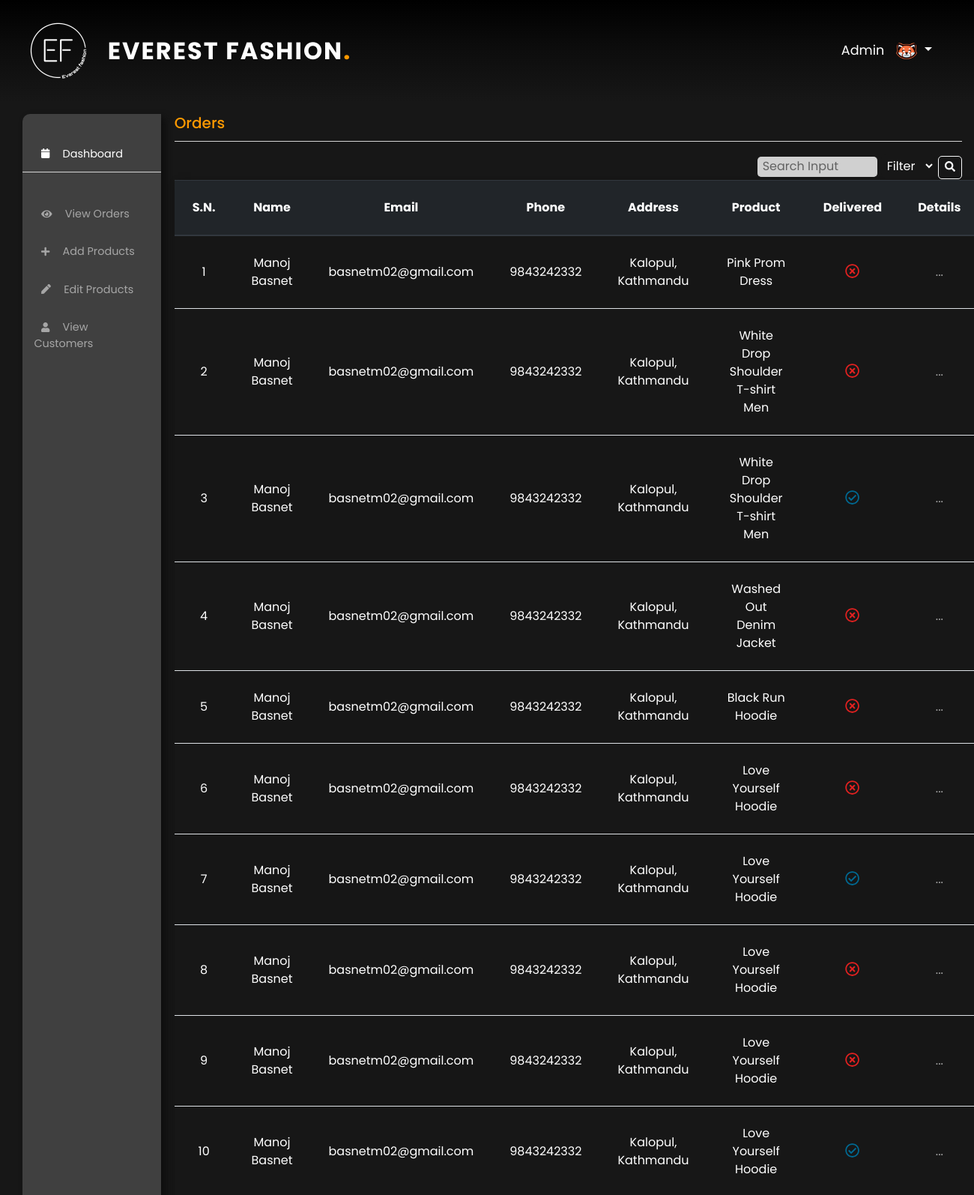
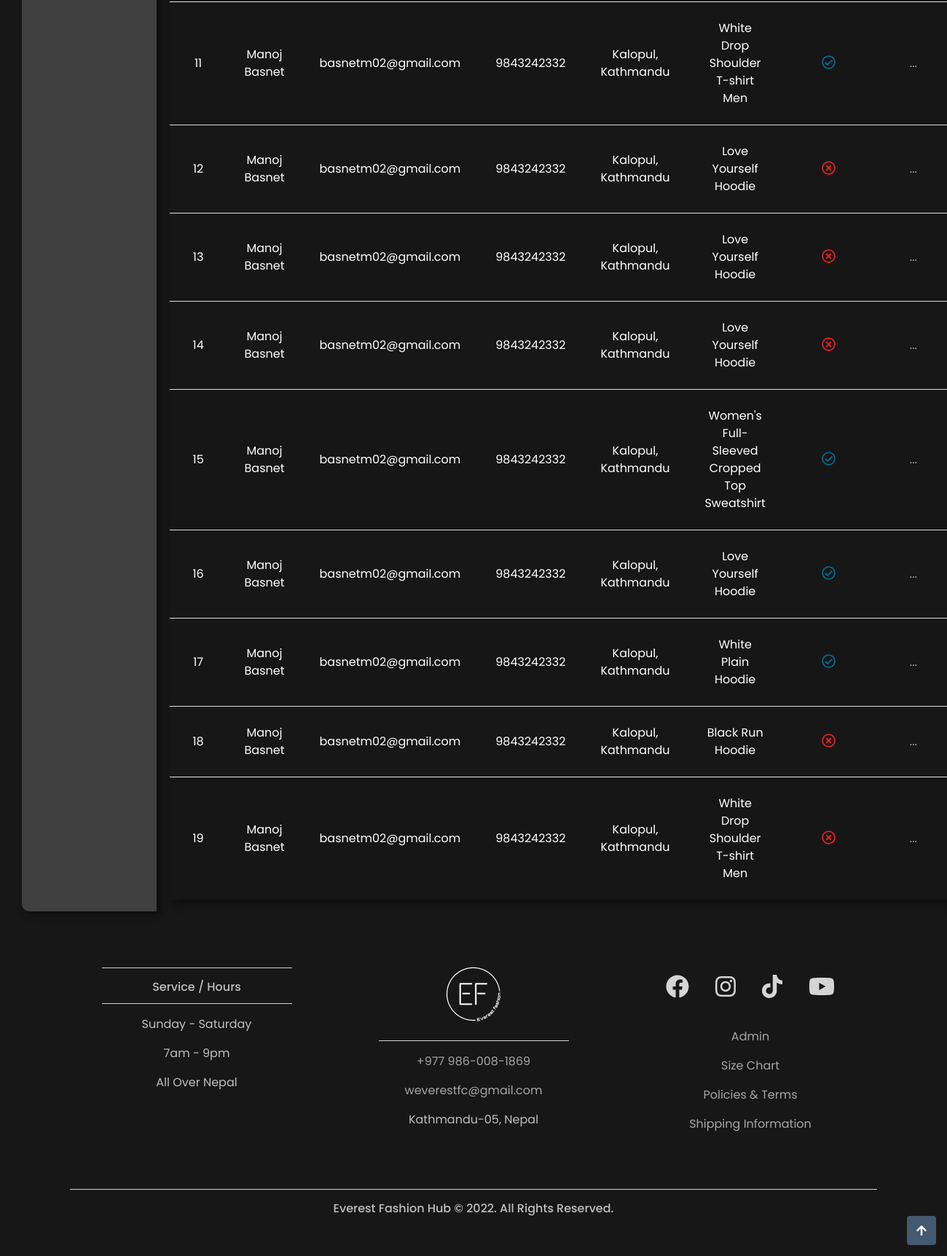
The page /admin.php?display=orders (signed in) on the database its author committed (2 pictures, top to bottom).
### tables this page shows
CREATE TABLE `orders` (
  `order_id` int(11) NOT NULL AUTO_INCREMENT,
  `cart_id` int(11) DEFAULT NULL,
  `order_date` datetime DEFAULT current_timestamp(),
  `bill_no` int(11) DEFAULT 0,
  `remarks` varchar(50) DEFAULT '',
  `is_delivered` bit(1) DEFAULT b'0',
  PRIMARY KEY (`order_id`),
  KEY `cart_id` (`cart_id`),
  CONSTRAINT `orders_ibfk_3` FOREIGN KEY (`cart_id`) REFERENCES `carts` (`cart_id`),
  CONSTRAINT `orders_ibfk_4` FOREIGN KEY (`cart_id`) REFERENCES `carts` (`cart_id`) ON DELETE CASCADE ON UPDATE CASCADE
);

CREATE TABLE `users` (
  `user_id` int(11) NOT NULL AUTO_INCREMENT,
  `fname` varchar(20) DEFAULT NULL,
  `lname` varchar(20) DEFAULT NULL,
  `phone` varchar(20) DEFAULT NULL,
  `address` varchar(50) DEFAULT NULL,
  `email` varchar(50) DEFAULT NULL,
  `PASSWORD` char(32) DEFAULT NULL,
  `role` varchar(10) DEFAULT 'customer',
  `reg_date` datetime DEFAULT current_timestamp(),
  `is_blocked` bit(1) DEFAULT b'0',
  PRIMARY KEY (`user_id`)
);

CREATE TABLE `products` (
  `prod_code` int(11) NOT NULL AUTO_INCREMENT,
  `prod_name` varchar(50) DEFAULT NULL,
  `marked_price` float DEFAULT NULL,
  `offer_price` float DEFAULT NULL,
  `color` varchar(100) DEFAULT NULL,
  `description` varchar(500) DEFAULT NULL,
  `tags` varchar(200) DEFAULT NULL,
  `stock` int(11) DEFAULT NULL,
  `out_of_stock` bit(1) DEFAULT b'0',
  `added_date` datetime DEFAULT current_timestamp(),
  `is_deleted` bit(1) DEFAULT b'0',
  PRIMARY KEY (`prod_code`)
);

### admin/orders.php (the view, shortened to what this page needs)
<h5 class="keyword">Orders</h5>
<hr class="light-100">
<div style="float:right">
	<form method="post" action="<?php echo $_SERVER['PHP_SELF'];?>">
		<input type="text" name="search_input" placeholder=" Search Input" class="search-form my-1">
		<select name="filter">
			<option value="prod_name">Filter</option>
		</select>
		<button class="btn btn-outline-light btn-sm" type="submit"><i class="fas fa-search icon"></i></button>
	</form>
</div>
<table class="table table-striped text-center admin-table"><thead class="thead-dark"><tr><th scope="col">S.N.</th><th scope="col">Name</th><th scope="col">Email</th><th scope="col">Phone</th><th scope="col">Address</th><th>Product</th><th>Delivered</th><th scope="col">Details</th></tr></thead>
	<?php
	$concat=" order by orders.order_date desc";
	$sql="select orders.order_id,products.prod_name,orders.is_delivered,CONCAT_WS(' ',users.fname,users.lname) AS name, users.email,users.phone,users.address FROM orders JOIN carts ON orders.cart_id=carts.cart_id JOIN products ON products.prod_code=carts.prod_code JOIN users ON users.user_id=carts.user_id".$concat;
	$res=mysqli_query($conn,$sql);
	if(mysqli_num_rows($res)>0)
	{
		echo "<tbody>";
		$sn=1;
		while($row=mysqli_fetch_assoc($res))
		{
			?>
			<tr><td><?php echo $sn; ?></td><td><?php echo $row['name']; ?></td><td><?php echo $row['email']; ?></td><td><?php echo $row['phone']; ?></td><td><?php echo $row['address']; ?></td><td><?php echo $row['prod_name']; ?></td><td>
				<?php if($row['is_delivered']==1) echo '<i class="far fa-check-circle"></i>'; else echo '<i class="far fa-times-circle"></i>'; ?></td><td><a href="admin.php?display=order_details&order_id=<?php echo $row['order_id']; ?>" class="bot-link">...</a></td></tr>
				<?php
				$sn++;
			}
			echo "</tbody>";
		}
		echo "</table>";
	?>

### css/style.css (style rules this page uses)
html,body { height:100%; width:100%; font-family:'Poppins',sans-serif; color:white; background-color: #171717; }
.keyword { color:#ff9900; }
select { border-radius: 7px; border: 0px; color: white; padding: 4px; width: 4.5em; background-color: #171717; }
.search-form { opacity: 0.8; border: none; border-bottom: 1px solid white; width: 10em; transition: width 0.4s ease-in-out; margin: 8px 0; border-radius: 5px; }
.btn-outline-light { border-radius: 5px; }
.fa-search { font-size: 1em !important; }
.icon { font-size:2em; }
.bot-link { color:#a6a6a6; }
hr.light-100 { border-top:1px solid #d5d5d5; width:100%; margin-top:.8rem; margin-bottom:1rem; }
.table td, .table th { padding: 1.5em; vertical-align: middle; }
.fa-check-circle { color: #006992; font-size: 1.2em; }
.fa-times-circle { color: #e12120; font-size: 1.2em; }
.admin-table { box-shadow: 5px 5px 10px #0d0d0d; }

### rows shown on the page
orders: name "Manoj Basnet", users.email "basnetm02@gmail.com", users.phone "9843242332", users.address "Kalopul, Kathmandu", products.prod_name "Pink Prom Dress", is_delivered "0" (drawn)
orders: name "Manoj Basnet", users.email "basnetm02@gmail.com", users.phone "9843242332", users.address "Kalopul, Kathmandu", products.prod_name "White Drop Shoulder T-shirt Men", is_delivered "0" (drawn)
orders: name "Manoj Basnet", users.email "basnetm02@gmail.com", users.phone "9843242332", users.address "Kalopul, Kathmandu", products.prod_name "White Drop Shoulder T-shirt Men", is_delivered "1" (drawn)
orders: name "Manoj Basnet", users.email "basnetm02@gmail.com", users.phone "9843242332", users.address "Kalopul, Kathmandu", products.prod_name "Washed Out Denim Jacket", is_delivered "0" (drawn)
orders: name "Manoj Basnet", users.email "basnetm02@gmail.com", users.phone "9843242332", users.address "Kalopul, Kathmandu", products.prod_name "Black Run Hoodie", is_delivered "0" (drawn)
orders: name "Manoj Basnet", users.email "basnetm02@gmail.com", users.phone "9843242332", users.address "Kalopul, Kathmandu", products.prod_name "Love Yourself Hoodie", is_delivered "0" (drawn)
orders: name "Manoj Basnet", users.email "basnetm02@gmail.com", users.phone "9843242332", users.address "Kalopul, Kathmandu", products.prod_name "Love Yourself Hoodie", is_delivered "1" (drawn)
orders: name "Manoj Basnet", users.email "basnetm02@gmail.com", users.phone "9843242332", users.address "Kalopul, Kathmandu", products.prod_name "Love Yourself Hoodie", is_delivered "0" (drawn)
orders: name "Manoj Basnet", users.email "basnetm02@gmail.com", users.phone "9843242332", users.address "Kalopul, Kathmandu", products.prod_name "Love Yourself Hoodie", is_delivered "0" (drawn)
orders: name "Manoj Basnet", users.email "basnetm02@gmail.com", users.phone "9843242332", users.address "Kalopul, Kathmandu", products.prod_name "Love Yourself Hoodie", is_delivered "1" (drawn)
orders: name "Manoj Basnet", users.email "basnetm02@gmail.com", users.phone "9843242332", users.address "Kalopul, Kathmandu", products.prod_name "White Drop Shoulder T-shirt Men", is_delivered "1" (drawn)
orders: name "Manoj Basnet", users.email "basnetm02@gmail.com", users.phone "9843242332", users.address "Kalopul, Kathmandu", products.prod_name "Love Yourself Hoodie", is_delivered "0" (drawn)
orders: name "Manoj Basnet", users.email "basnetm02@gmail.com", users.phone "9843242332", users.address "Kalopul, Kathmandu", products.prod_name "Love Yourself Hoodie", is_delivered "0" (drawn)
orders: name "Manoj Basnet", users.email "basnetm02@gmail.com", users.phone "9843242332", users.address "Kalopul, Kathmandu", products.prod_name "Love Yourself Hoodie", is_delivered "0" (drawn)
orders: name "Manoj Basnet", users.email "basnetm02@gmail.com", users.phone "9843242332", users.address "Kalopul, Kathmandu", products.prod_name "Women's Full-Sleeved Cropped Top Sweatshirt", is_delivered "1" (drawn)
orders: name "Manoj Basnet", users.email "basnetm02@gmail.com", users.phone "9843242332", users.address "Kalopul, Kathmandu", products.prod_name "Love Yourself Hoodie", is_delivered "1" (drawn)
orders: name "Manoj Basnet", users.email "basnetm02@gmail.com", users.phone "9843242332", users.address "Kalopul, Kathmandu", products.prod_name "White Plain Hoodie", is_delivered "1" (drawn)
orders: name "Manoj Basnet", users.email "basnetm02@gmail.com", users.phone "9843242332", users.address "Kalopul, Kathmandu", products.prod_name "Black Run Hoodie", is_delivered "0" (drawn)
orders: name "Manoj Basnet", users.email "basnetm02@gmail.com", users.phone "9843242332", users.address "Kalopul, Kathmandu", products.prod_name "White Drop Shoulder T-shirt Men", is_delivered "0" (drawn)
